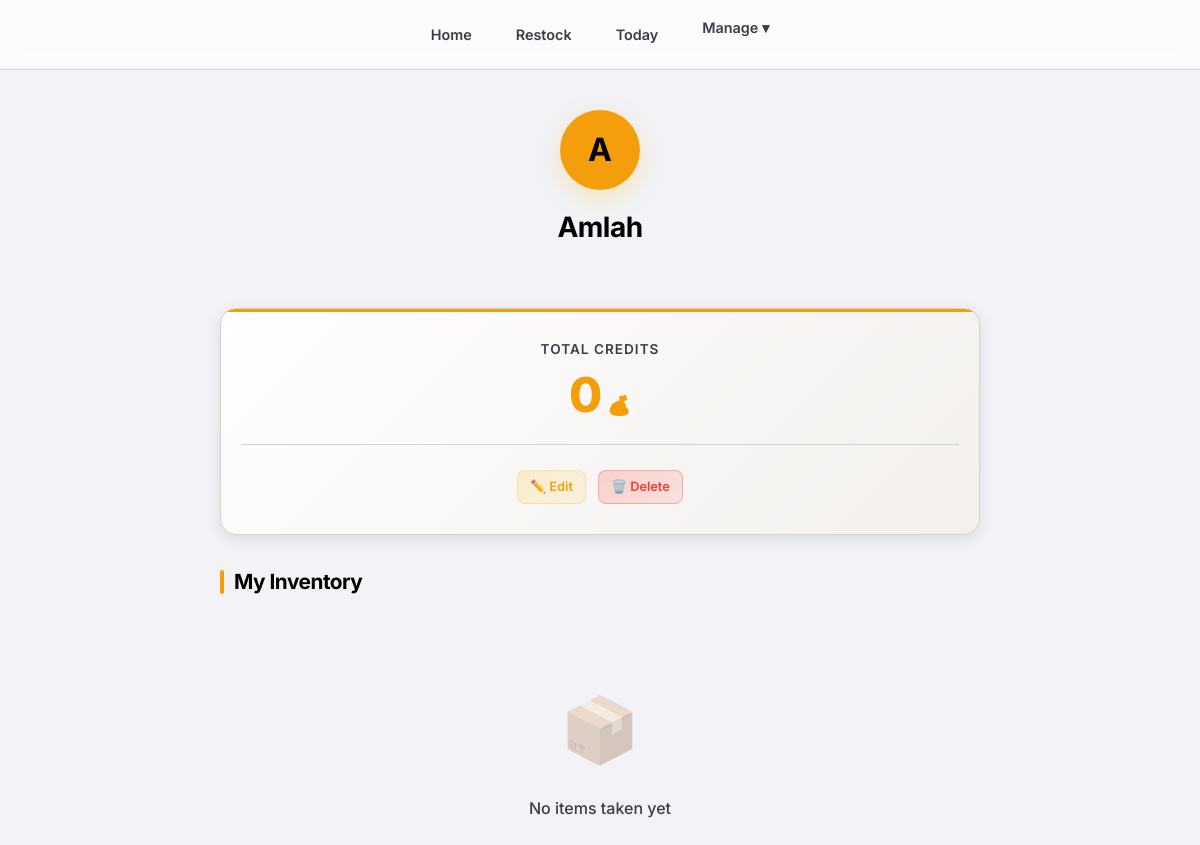
The app's page /profile/3/ (signed in), older data.
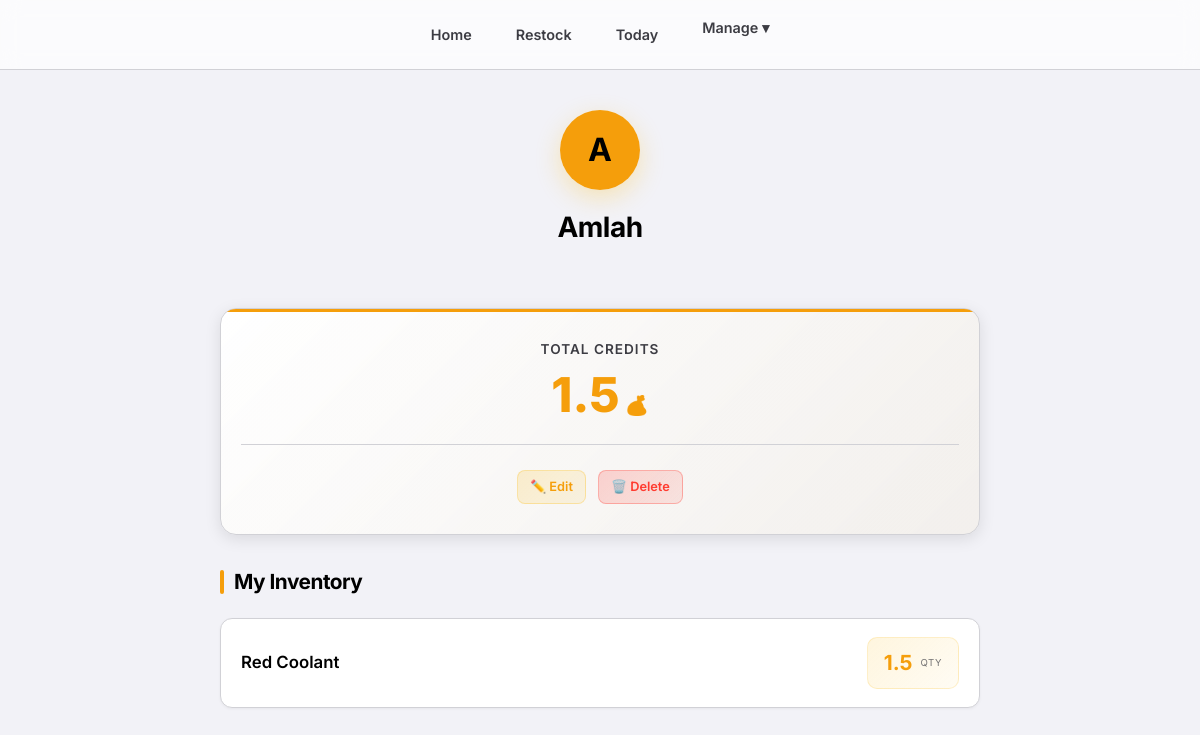
The same page, newer data.
### consumables/models.py (models this page shows, shortened)
class Item(models.Model):
    category = models.ForeignKey(Category, related_name='items', on_delete=models.CASCADE)
    subcategory = models.ForeignKey(SubCategory, related_name='items', on_delete=models.SET_NULL, null=True, blank=True)
    name = models.CharField(max_length=200)
    average_stock = models.FloatField(default=0, help_text="Ideal stock level for calculation")
    current_stock = models.FloatField(default=0)
    usage_count = models.FloatField(default=0, help_text="Cached popularity score (frequency of use)")
    score = models.IntegerField(default=1, help_text="Credits earned per unit taken")
    class Meta:
        constraints = [
            models.UniqueConstraint(
                fields=['category', 'name'],
                condition=models.Q(subcategory__isnull=True),
                name='unique_direct_item_idx'
            ),
            models.UniqueConstraint(
                fields=['subcategory', 'name'],
                name='unique_subcategory_item_idx'
            )
        ]
        ordering = ['-usage_count', 'name']

### consumables/views.py (the view)
# urls.py: path('profile/', views.profile, name='profile'),
@login_required
@login_required
def profile(request, user_id=None):
    if user_id and request.user.is_superuser:
        profile_user = get_object_or_404(User, pk=user_id)
    else:
        profile_user = request.user
    aggr_records = ConsumptionRecord.objects.filter(user=profile_user).values(
        'item__name', 'item__score'
    ).annotate(
        total_qty=Sum('quantity')
    ).order_by('-total_qty')
    inventory_list = []
    total_credits = 0
    for entry in aggr_records:
        qty = entry['total_qty']
        score = entry['item__score']
        credits = qty * score
        total_credits += credits
        inventory_list.append({
            'name': entry['item__name'],
            'quantity': qty,
            'credits': credits
        })
    return render(request, 'consumables/profile.html', {
        'inventory': inventory_list,
        'total_credits': total_credits,
        'profile_user': profile_user
    })

### consumables/templates/consumables/profile.html (shortened to what this page needs)
{% extends 'consumables/base.html' %}
{% block content %}
<div class="profile-header">
    <div class="profile-avatar">
        {{ profile_user.first_name|default:profile_user.username|first|upper }}
    </div>
    <h2 class="profile-name">{{ profile_user.first_name|default:profile_user.username }}</h2>
</div>
<div class="credits-card">
    <div class="credits-label">Total Credits</div>
    <div class="credits-amount">
        {{ total_credits }}<span class="credits-icon">💰</span>
    </div>
    {% if request.user.is_superuser %}
    <div class="action-buttons">
        <a href="{% url 'edit_staff' profile_user.id %}" class="btn btn-edit">
            ✏️ Edit
        </a>
        {% if profile_user != request.user %}
        <a href="{% url 'delete_staff' profile_user.id %}" class="btn btn-danger"
            onclick="return confirm('⚠️ Delete {{ profile_user.username }}?\n\nThis action cannot be undone and will permanently delete all their history.')">
            🗑️ Delete
        </a>
        {% endif %}
    </div>
    {% endif %}
</div>
<h3 class="section-header">My Inventory</h3>
{% for item in inventory %}
<div class="item-card">
    <div class="item-name">{{ item.name }}</div>
    <div class="item-quantity">
        <span class="item-quantity-number">{{ item.quantity }}</span>
        <span class="item-quantity-label">qty</span>
    </div>
</div>
{% empty %}
<div class="empty-state">
    <div class="empty-state-icon">📦</div>
    <div class="empty-state-text">No items taken yet</div>
</div>
{% endfor %}
{% endblock %}

Row changes from the older to the newer data that the page shows:
now on this page (row edited): Item: name "Red Coolant", quantity "1.5"
Text that changed along with them:
{{ total_credits }}: "0" → "1.5"
text no longer shown: "📦 No items taken yet"
